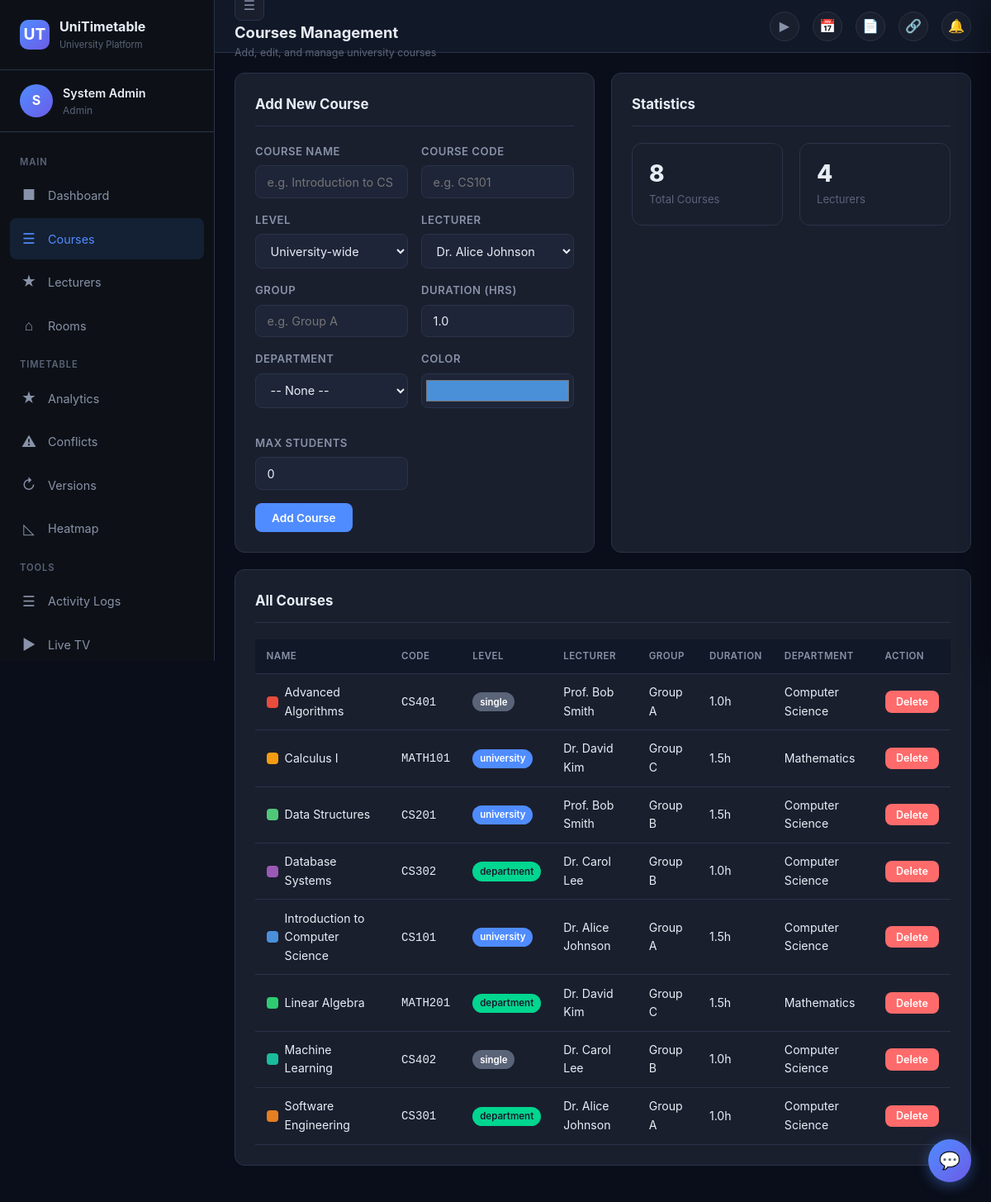
Screenshot of /admin/courses (signed in) with the database file from the repository.
### tables this page shows
CREATE TABLE courses (
            id INTEGER PRIMARY KEY AUTOINCREMENT,
            name TEXT NOT NULL,
            code TEXT NOT NULL,
            level TEXT NOT NULL CHECK(level IN ('university','department','single')),
            lecturer_id INTEGER NOT NULL REFERENCES users(id),
            group_name TEXT NOT NULL,
            duration_hours REAL DEFAULT 1.0,
            department_id INTEGER REFERENCES departments(id),
            color TEXT DEFAULT '#4A90D9',
            max_students INTEGER DEFAULT 0,
            semester TEXT DEFAULT 'Semester 1',
            academic_year TEXT DEFAULT '2025-2026'
        );

CREATE TABLE users (
            id INTEGER PRIMARY KEY AUTOINCREMENT,
            username TEXT UNIQUE NOT NULL,
            password TEXT NOT NULL,
            role TEXT NOT NULL CHECK(role IN ('lecturer','admin','student')),
            full_name TEXT NOT NULL,
            email TEXT,
            phone TEXT,
            department_id INTEGER REFERENCES departments(id),
            is_active INTEGER DEFAULT 1,
            created_at TIMESTAMP DEFAULT CURRENT_TIMESTAMP
        );

CREATE TABLE departments (
            id INTEGER PRIMARY KEY AUTOINCREMENT,
            name TEXT UNIQUE NOT NULL,
            code TEXT UNIQUE NOT NULL
        );

### app.py (the view)
@app.route('/admin/courses')
@login_required
@role_required('admin')
def admin_courses():
    db = get_db()
    courses = db.execute("""
        SELECT c.*, u.full_name as lecturer_name, d.name as department_name
        FROM courses c
        JOIN users u ON c.lecturer_id = u.id
        LEFT JOIN departments d ON c.department_id = d.id
        ORDER BY c.name
    """).fetchall()
    lecturers = db.execute("SELECT * FROM users WHERE role='lecturer'").fetchall()
    depts = db.execute("SELECT * FROM departments").fetchall()
    db.close()
    return render_template('admin_courses.html',
                          courses=[dict(c) for c in courses],
                          lecturers=[dict(l) for l in lecturers],
                          departments=[dict(d) for d in depts])

### app.py (called while the page is built)
def login_required(f):
    @wraps(f)
    def decorated(*args, **kwargs):
        if 'user_id' not in session:
            if request.is_json:
                return jsonify({'error': 'Unauthorized'}), 401
            return redirect(url_for('login'))
        return f(*args, **kwargs)
    return decorated

def role_required(*roles):
    def decorator(f):
        @wraps(f)
        def decorated(*args, **kwargs):
            if session.get('role') not in roles:
                if request.is_json:
                    return jsonify({'error': 'Forbidden'}), 403
                return redirect(url_for('dashboard'))
            return f(*args, **kwargs)
        return decorated
    return decorator

def add_notification_count(context):
    if 'user_id' in session:
        context['unread_count'] = get_unread_count(session['user_id'])
    return context

@app.context_processor
def inject_globals():
    ctx = {'now': datetime.now()}
    return add_notification_count(ctx)

@app.before_request
def ensure_db():
    if not hasattr(app, '_db_initialized'):
        init_db()
        seed_data()
        app._db_initialized = True

### models.py (called while the page is built)
def get_db():
    conn = sqlite3.connect(DB_PATH, timeout=10)
    conn.row_factory = sqlite3.Row
    conn.execute("PRAGMA foreign_keys = ON")
    conn.execute("PRAGMA journal_mode=WAL")
    return conn

### notifications.py (called while the page is built)
def get_unread_count(user_id):
    db = get_db()
    row = db.execute("SELECT COUNT(*) as count FROM notifications WHERE user_id=? AND read=0", (user_id,)).fetchone()
    db.close()
    return row['count'] if row else 0

### templates/admin_courses.html (shortened to what this page needs)
{% extends "base.html" %}
{% block page_title %}Courses Management{% endblock %}
{% block page_subtitle %}Add, edit, and manage university courses{% endblock %}
{% block content %}
<div class="grid-2">
    <div class="card">
        <div class="card-header"><h3>Add New Course</h3></div>
        <form method="POST" action="/admin/add-course">
            <div class="form-row">
                <div class="form-group">
                    <label>Course Name</label>
                    <input type="text" name="name" required placeholder="e.g. Introduction to CS">
                </div>
                <div class="form-group">
                    <label>Course Code</label>
                    <input type="text" name="code" required placeholder="e.g. CS101">
                </div>
            </div>
            <div class="form-row">
                <div class="form-group">
                    <label>Level</label>
                    <select name="level" required>
                        <option value="university">University-wide</option>
                    </select>
                </div>
                <div class="form-group">
                    <label>Lecturer</label>
                    <select name="lecturer_id" required>
                        {% for l in lecturers %}
                        <option value="{{ l.id }}">{{ l.full_name }}</option>
                        {% endfor %}
                    </select>
                </div>
            </div>
            <div class="form-row">
                <div class="form-group">
                    <label>Group</label>
                    <input type="text" name="group_name" required placeholder="e.g. Group A">
                </div>
                <div class="form-group">
                    <label>Duration (hrs)</label>
                    <input type="number" name="duration" step="0.5" min="0.5" max="4" value="1.0">
                </div>
            </div>
            <div class="form-row">
                <div class="form-group">
                    <label>Department</label>
                    <select name="department_id">
                        <option value="">-- None --</option>
                    </select>
                </div>
                <div class="form-group">
                    <label>Color</label>
                    <input type="color" name="color" value="#4A90D9">
                </div>
                <div class="form-group">
                    <label>Max Students</label>
                    <input type="number" name="max_students" min="0" value="0">
                </div>
            </div>
            <button type="submit" class="btn btn-primary">Add Course</button>
        </form>
    </div>
    <div class="card">
        <div class="card-header"><h3>Statistics</h3></div>
        <div class="stats-grid" style="grid-template-columns:1fr 1fr">
            <div class="stat-card">
                <div class="stat-number">{{ courses|length }}</div>
                <div class="stat-label">Total Courses</div>
            </div>
            <div class="stat-card">
                <div class="stat-number">{{ lecturers|length }}</div>
                <div class="stat-label">Lecturers</div>
            </div>
        </div>
    </div>
</div>
<div class="card">
    <div class="card-header"><h3>All Courses</h3></div>
    {% if courses %}
    <div class="table-wrapper">
        <table>
            <thead>
                <tr>
                    <th>Name</th>
                    <th>Code</th>
                    <th>Level</th>
                    <th>Lecturer</th>
                    <th>Group</th>
                    <th>Duration</th>
                    <th>Department</th>
                    <th>Action</th>
                </tr>
            </thead>
            <tbody>
                {% for c in courses %}
                <tr>
                    <td><span class="flex-center gap-1"><span class="legend-color" style="background:{{ c.color or '#4A90D9' }}"></span>{{ c.name }}</span></td>
                    <td><code>{{ c.code }}</code></td>
                    <td><span class="badge badge-{{ c.level }}">{{ c.level }}</span></td>
                    <td>{{ c.lecturer_name }}</td>
                    <td>{{ c.group_name }}</td>
                    <td>{{ c.duration_hours }}h</td>
                    <td>{{ c.department_name or '-' }}</td>
                    <td>
                        <form method="POST" action="/admin/delete-course/{{ c.id }}" style="display:inline">
                            <button type="submit" class="btn btn-sm btn-danger" onclick="return confirm('Delete {{ c.name }}?')">Delete</button>
                        </form>
                    </td>
                </tr>
                {% endfor %}
            </tbody>
        </table>
    </div>
    {% else %}
    <div class="empty-state">
        <div class="empty-icon">&#128218;</div>
        <h3>No courses yet</h3>
        <p class="text-muted">Add your first course using the form above.</p>
    </div>
    {% endif %}
</div>
{% endblock %}

### rows the page displays
courses: name "Advanced Algorithms", code "CS401", level "single", lecturer_name "Prof. Bob Smith", group_name "Group A", duration_hours "1.0", name "Computer Science"
courses: name "Calculus I", code "MATH101", level "university", lecturer_name "Dr. David Kim", group_name "Group C", duration_hours "1.5", name "Mathematics"
courses: name "Data Structures", code "CS201", level "university", lecturer_name "Prof. Bob Smith", group_name "Group B", duration_hours "1.5", name "Computer Science"
courses: name "Database Systems", code "CS302", level "department", lecturer_name "Dr. Carol Lee", group_name "Group B", duration_hours "1.0", name "Computer Science"
courses: name "Introduction to Computer Science", code "CS101", level "university", lecturer_name "Dr. Alice Johnson", group_name "Group A", duration_hours "1.5", name "Computer Science"
courses: name "Linear Algebra", code "MATH201", level "department", lecturer_name "Dr. David Kim", group_name "Group C", duration_hours "1.5", name "Mathematics"
courses: name "Machine Learning", code "CS402", level "single", lecturer_name "Dr. Carol Lee", group_name "Group B", duration_hours "1.0", name "Computer Science"
courses: name "Software Engineering", code "CS301", level "department", lecturer_name "Dr. Alice Johnson", group_name "Group A", duration_hours "1.0", name "Computer Science"

### other values shown
{{ session.full_name[:1] }} "S"
{{ session.full_name }} "System Admin"
{{ session.role|title }} "Admin"
{{ courses|length }} "8"
{{ lecturers|length }} "4"
form field lecturer_id "Dr. Alice Johnson"
